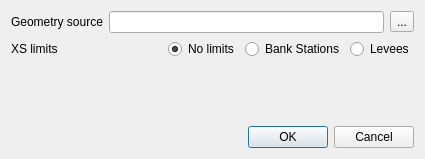
<?xml version="1.0" encoding="UTF-8"?>
<ui version="4.0">
 <class>Dialog</class>
 <widget class="QDialog" name="Dialog">
  <property name="geometry">
   <rect>
    <x>0</x>
    <y>0</y>
    <width>425</width>
    <height>159</height>
   </rect>
  </property>
  <property name="windowTitle">
   <string>Import HEC-RAS geometry</string>
  </property>
  <layout class="QGridLayout" name="gridLayout">
   <item row="1" column="0">
    <layout class="QHBoxLayout" name="horizontalLayout_4">
     <item>
      <widget class="QLabel" name="label_4">
       <property name="text">
        <string>XS limits</string>
       </property>
      </widget>
     </item>
     <item>
      <spacer name="horizontalSpacer_2">
       <property name="orientation">
        <enum>Qt::Horizontal</enum>
       </property>
       <property name="sizeHint" stdset="0">
        <size>
         <width>40</width>
         <height>20</height>
        </size>
       </property>
      </spacer>
     </item>
     <item>
      <widget class="QRadioButton" name="no_radio">
       <property name="text">
        <string>No limits</string>
       </property>
       <property name="checked">
        <bool>true</bool>
       </property>
      </widget>
     </item>
     <item>
      <widget class="QRadioButton" name="bank_radio">
       <property name="text">
        <string>Bank Stations</string>
       </property>
      </widget>
     </item>
     <item>
      <widget class="QRadioButton" name="levee_radio">
       <property name="text">
        <string>Levees</string>
       </property>
      </widget>
     </item>
    </layout>
   </item>
   <item row="2" column="0">
    <spacer name="verticalSpacer">
     <property name="orientation">
      <enum>Qt::Vertical</enum>
     </property>
     <property name="sizeHint" stdset="0">
      <size>
       <width>20</width>
       <height>40</height>
      </size>
     </property>
    </spacer>
   </item>
   <item row="0" column="0">
    <layout class="QHBoxLayout" name="horizontalLayout">
     <item>
      <widget class="QLabel" name="label">
       <property name="text">
        <string>Geometry source</string>
       </property>
      </widget>
     </item>
     <item>
      <widget class="QLineEdit" name="ras_line"/>
     </item>
     <item>
      <widget class="QToolButton" name="browse_btn">
       <property name="text">
        <string>...</string>
       </property>
      </widget>
     </item>
    </layout>
   </item>
   <item row="3" column="0">
    <widget class="QDialogButtonBox" name="buttonBox">
     <property name="orientation">
      <enum>Qt::Horizontal</enum>
     </property>
     <property name="standardButtons">
      <set>QDialogButtonBox::Cancel|QDialogButtonBox::Ok</set>
     </property>
    </widget>
   </item>
  </layout>
 </widget>
 <resources/>
 <connections>
  <connection>
   <sender>buttonBox</sender>
   <signal>accepted()</signal>
   <receiver>Dialog</receiver>
   <slot>accept()</slot>
   <hints>
    <hint type="sourcelabel">
     <x>259</x>
     <y>196</y>
    </hint>
    <hint type="destinationlabel">
     <x>157</x>
     <y>207</y>
    </hint>
   </hints>
  </connection>
  <connection>
   <sender>buttonBox</sender>
   <signal>rejected()</signal>
   <receiver>Dialog</receiver>
   <slot>reject()</slot>
   <hints>
    <hint type="sourcelabel">
     <x>327</x>
     <y>196</y>
    </hint>
    <hint type="destinationlabel">
     <x>286</x>
     <y>207</y>
    </hint>
   </hints>
  </connection>
 </connections>
</ui>
